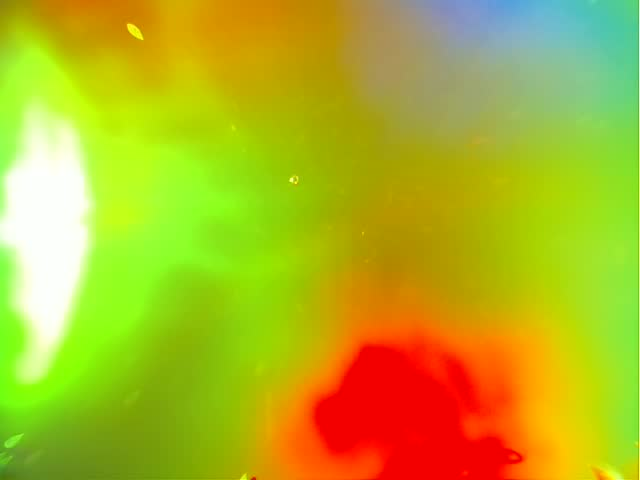
#> input picture real_data/base_tactile_images/1.jpg, 640 x 480 px; its folder holds 4 pictures in this run
$ python bo_tactile.py
#> lines starting #> are read from the running program, lines starting #| are printed output that depends on the picture
"""
bo_tactile.py
=============
Bayesian optimization to find GelSight sensor parameters that minimize the
visual difference between a simulated background render and real sensor
baseline images.

Pipeline
--------
1. Load & average all real_data/base_tactile_images/*.jpg  → TARGET
2. For each BO trial:
   a. Write a params JSON to a temp file
   b. Call Blender (background mode) via the BG_RENDER_PATH env hook in scripting.py
   c. Load the rendered PNG, resize to TARGET_SIZE
   d. Compute loss  =  0.6 * MSE  +  0.4 * per-channel histogram distance
3. forest_minimize (scikit-optimize) searches the 24-D parameter space
4. Save  bo_results/final_params.json  +  best_render.png  +  convergence.png

Usage
-----
    pip install scikit-optimize opencv-python matplotlib
    python bo_tactile.py

After convergence, use the saved final_params.json as the fixed sensor
configuration (set GELSIGHT_FIXED_PARAMS env var before running Blender).
"""

import os, json, subprocess, tempfile, time, shutil
import numpy as np
import cv2
import matplotlib; matplotlib.use('Agg')
import matplotlib.pyplot as plt

# ── scikit-optimize ───────────────────────────────────────────────────────────
try:
    from skopt import forest_minimize
    from skopt.space import Real
    from skopt.utils import use_named_args
    from skopt.plots import plot_convergence
except ImportError:
    raise SystemExit(
        'scikit-optimize not found.\n'
        'Install with:  pip install scikit-optimize'
    )

# ── Paths ─────────────────────────────────────────────────────────────────────
SCRIPT_DIR      = os.path.dirname(os.path.abspath(__file__))
BLENDER_PATH    = r'C:\Program Files\Blender Foundation\Blender 4.5\blender.exe'
BASE_IMAGES_DIR = os.path.join(SCRIPT_DIR, 'real_data', 'base_tactile_images')
RESULTS_DIR     = os.path.join(SCRIPT_DIR, 'bo_results')
os.makedirs(RESULTS_DIR, exist_ok=True)

TARGET_SIZE = (128, 128)   # resize everything to this for speed

# [5 lines of commented-out code are left out]
LOSS_THRESHOLD = 0.06

# ── Load target image (mean of all base images) ───────────────────────────────

def _load_target():
    imgs = []
    for fname in sorted(os.listdir(BASE_IMAGES_DIR)):
        if fname.lower().endswith(('.jpg', '.jpeg', '.png')):
            img = cv2.imread(os.path.join(BASE_IMAGES_DIR, fname))
#> img is the input picture: shape (480, 640, 3); mean B, G, R 37.4, 180.2, 178
            if img is None:
                continue
            img = cv2.resize(img, TARGET_SIZE).astype(np.float32) / 255.0
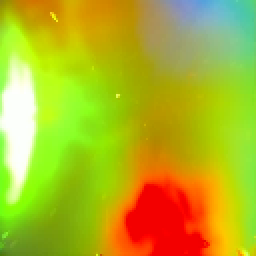
#> img: shape (128, 128, 3) float32 (shown 2 times larger); mean B, G, R 0.146, 0.707, 0.698
            imgs.append(img)
#> pass 2 of the loop in _load_target, `for fname in sorted(os.listdir(BASE_IMAGES_DIR)):`:
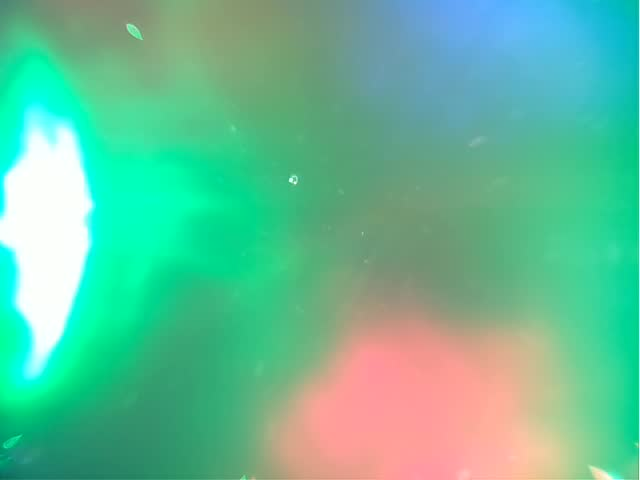
#> input picture real_data/base_tactile_images/106.jpg, 640 x 480 px
#> in _load_target, img is the input picture: shape (480, 640, 3); mean B, G, R 152.3, 188.2, 100.6
#> in _load_target, `img = cv2.resize(img, TARGET_SIZE).astype(np.float32) / 255.0`:
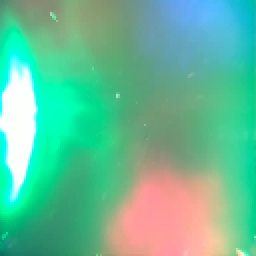
#> img: shape (128, 128, 3) float32 (shown 2 times larger); mean B, G, R 0.597, 0.738, 0.394
#> pass 3 of the loop in _load_target, `for fname in sorted(os.listdir(BASE_IMAGES_DIR)):`:
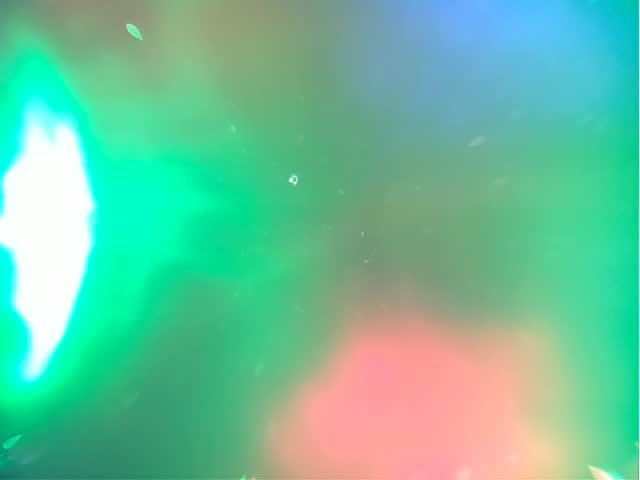
#> input picture real_data/base_tactile_images/119.jpg, 640 x 480 px
#> in _load_target, img is the input picture: shape (480, 640, 3); mean B, G, R 157.3, 192.4, 107.4
#> in _load_target, `img = cv2.resize(img, TARGET_SIZE).astype(np.float32) / 255.0`:
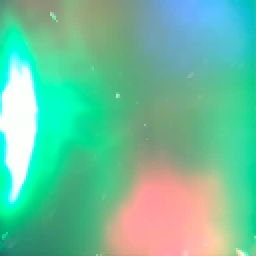
#> img: shape (128, 128, 3) float32 (shown 2 times larger); mean B, G, R 0.616, 0.754, 0.42
#> the loop made 4 passes; the first 3 are shown
    if not imgs:
        raise RuntimeError(f'No images found in {BASE_IMAGES_DIR}')
    target = np.mean(imgs, axis=0)
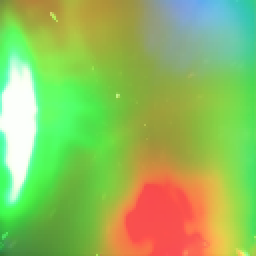
#> target: shape (128, 128, 3) float32 (shown 2 times larger); mean B, G, R 0.37, 0.739, 0.575
    # Save target for visual reference
    cv2.imwrite(os.path.join(RESULTS_DIR, 'target_mean.png'),
                (target * 255).astype(np.uint8))
    print(f'Target: averaged {len(imgs)} base images → {RESULTS_DIR}/target_mean.png')
    return target


TARGET = _load_target()


# ── Parameter space (24 dimensions) ──────────────────────────────────────────
#
# 6 independent emitters, each with strength + RGB colour  (4 params × 6 = 24).
# Colour intents (warm-started from manual tuning in X0_MANUAL):
#     Top  / LeftGreen   → gray-green
#     Bottom             → weak blue-green
#     Left               → weak red
#     Right              → strong red
#     RightGreen         → dominant gray-green
#
# NOT searched here (fixed to best-known values inside scripting.py, since BO
# only ever sees a flat no-contact render):
#     scale=0.4918, light_rot_z=-3.14159, light_z=-0.004139, fov=60.0,
#     length=0.008751, gel_roughness=0.4455, gel_fac=0.2971,
#     green_str=39.69, smoothness=30
#
# Ranges derived from scripting.py manual tuning, with slack for BO to explore.
# Order here must match X0_MANUAL below.
PARAM_SPACE = [
    # TopEmittor (actual image: 左下) — gray-green
#> (the run stopped early here; a loop or call above may not have finished)
